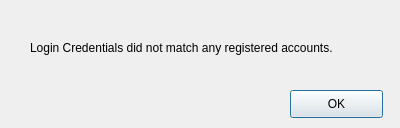
<?xml version="1.0" encoding="UTF-8"?>
<ui version="4.0">
 <class>LoginFailed</class>
 <widget class="QDialog" name="LoginFailed">
  <property name="geometry">
   <rect>
    <x>0</x>
    <y>0</y>
    <width>400</width>
    <height>128</height>
   </rect>
  </property>
  <property name="windowTitle">
   <string>LoginFailed</string>
  </property>
  <widget class="QPushButton" name="ok_btn">
   <property name="geometry">
    <rect>
     <x>290</x>
     <y>90</y>
     <width>93</width>
     <height>28</height>
    </rect>
   </property>
   <property name="text">
    <string>OK</string>
   </property>
  </widget>
  <widget class="QLabel" name="label">
   <property name="geometry">
    <rect>
     <x>30</x>
     <y>40</y>
     <width>331</width>
     <height>16</height>
    </rect>
   </property>
   <property name="text">
    <string>Login Credentials did not match any registered accounts.</string>
   </property>
  </widget>
 </widget>
 <resources/>
 <connections/>
</ui>
